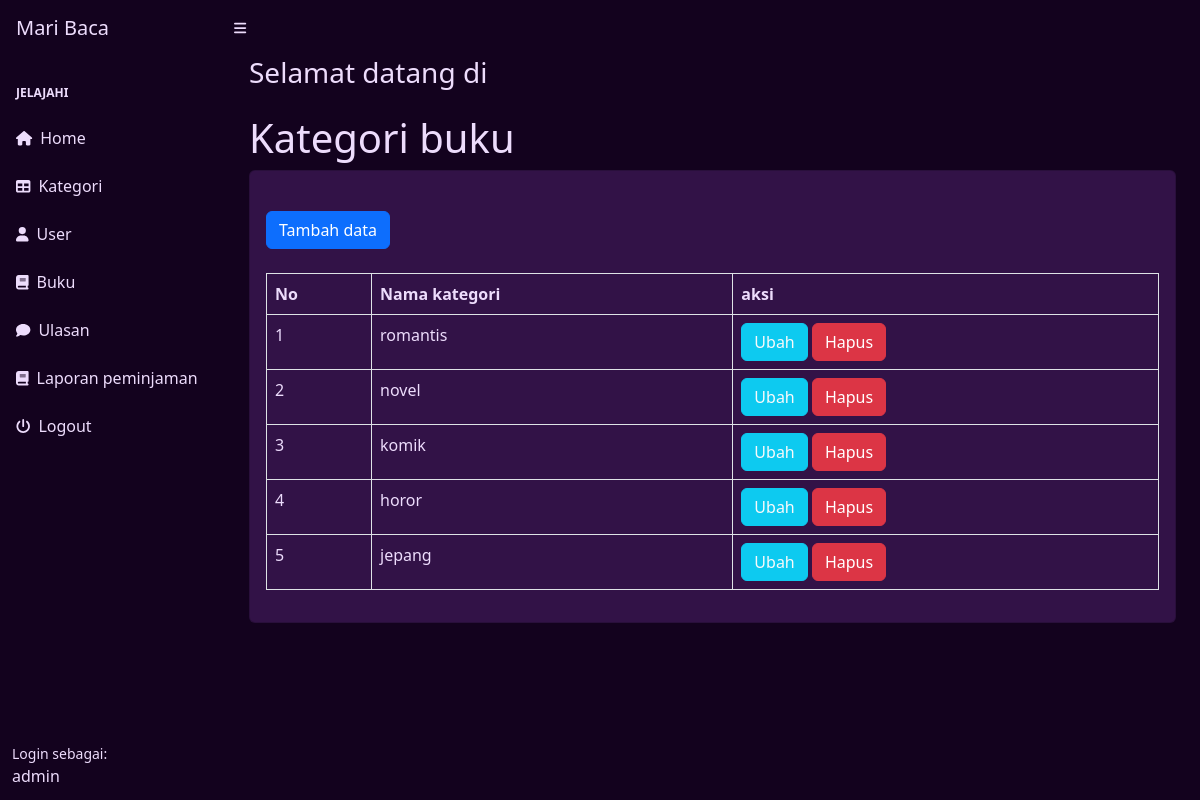
Screenshot of /index.php?page=kategori (signed in) with the database file from the repository.
### tables this page shows
CREATE TABLE `kategori` (
  `id_kategori` int(11) NOT NULL,
  `kategori` varchar(255) DEFAULT NULL
);

### kategori.php (the view)
<?php
if ($_SESSION["user"]["level"] == 'petugas' || $_SESSION["user"]["level"] == 'admin') {
    echo "<h3 style='color:#eddcfc'>Selamat datang di </h3>";
} else {
    echo "<script>alert('Hanya admin dan petugas yang bisa mengakses halaman ini!'); document.location.href='index.php'</script>";
}
?>
<h1 class="mt-4" style="color:#eddcfc">Kategori buku</h1>
<div class="card" style="background-color:#321247">
  <div class="card-body">
    <div class="row">
      <div class="col-md-12">
        <a href="?page=kategori_tambah" class="btn btn-primary my-4">Tambah data</a>
        <table class="table table-bordered" id="dataTable" width="100%" cellspacing="0">
          <tr style="color:#eddcfc">
            <th>No</th>
            <th>Nama kategori</th>
            <th>aksi</th>
          </tr>
          <?php
          $num = 1;
          $query = mysqli_query($koneksi, "SELECT * FROM kategori");
          while ($data = mysqli_fetch_array($query)) {
          ?>
            <tr style="color:#eddcfc">
              <td><?= $num++; ?></td>
              <td><?= $data["kategori"]; ?></td>
              <td>
                <a href="?page=kategori_ubah&&id=<?= $data['id_kategori']; ?>" class="btn btn-info text-light">Ubah</a>
                <a onclick="return confirm('Apakah anda yakin menghapus kategori ini?');" href="?page=kategori_hapus&&id=<?= $data['id_kategori']; ?>" class="btn btn-danger">Hapus</a>
              </td>
            </tr>
          <?php }; ?>
        </table>
      </div>
    </div>
  </div>
</div>

### rows the page displays
kategori: kategori "romantis"
kategori: kategori "novel"
kategori: kategori "komik"
kategori: kategori "horor"
kategori: kategori "jepang"

### other values shown
$_SESSION["user"]["nama"] "admin"
